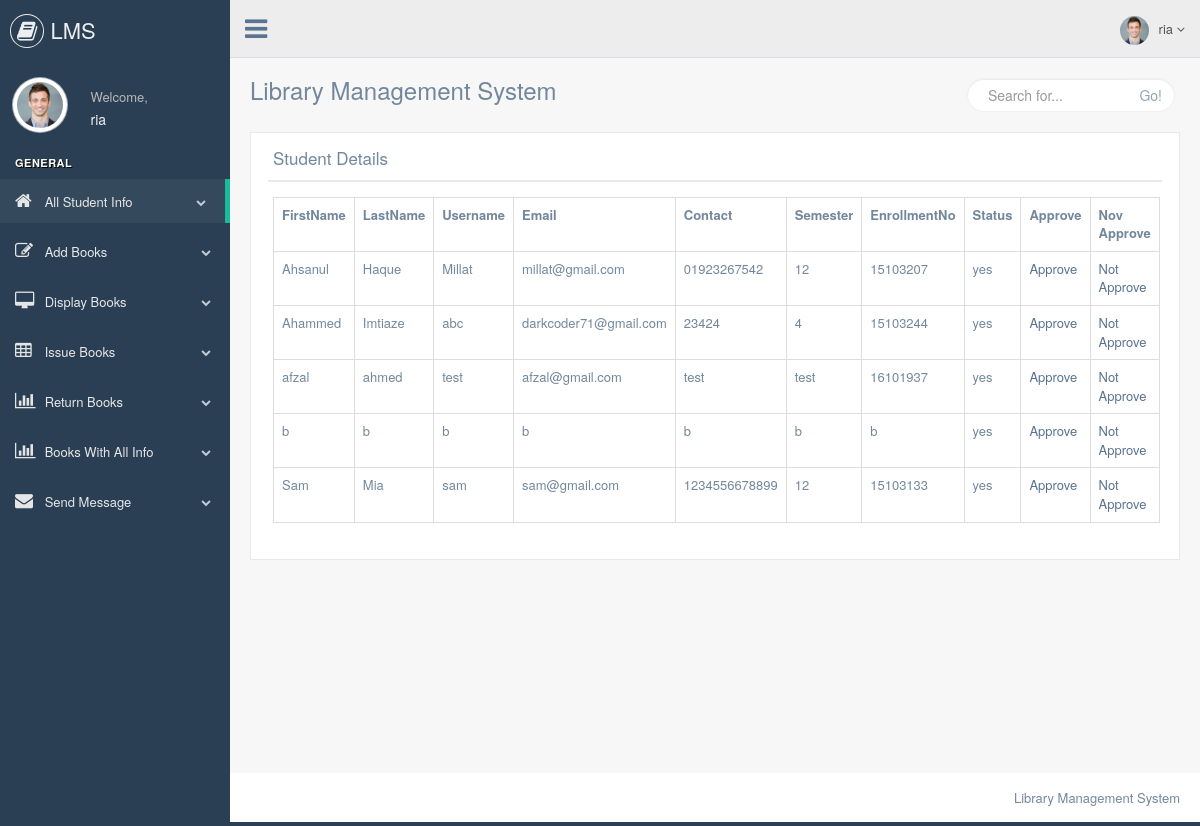
Page /librarian/display_student_info.php (signed in) on the committed database.
### tables this page shows
CREATE TABLE `student_registration` (
  `id` int(34) NOT NULL,
  `firstname` text NOT NULL,
  `lastname` text NOT NULL,
  `username` text NOT NULL,
  `password` text NOT NULL,
  `email` text NOT NULL,
  `contact` text NOT NULL,
  `sem` text NOT NULL,
  `enrollmentno` text NOT NULL,
  `status` varchar(3) NOT NULL
);

### librarian/display_student_info.php (the view, shortened to what this page needs)
<?php
include "header.php";
    ?>
    <?php
include "connection.php";
?>
<div class="right_col" role="main">
    <div class="">
        <div class="page-title">
            <div class="title_left">
                <h3>Library Management System</h3>
            </div>
            <div class="title_right">
                <div class="col-md-5 col-sm-5 col-xs-12 form-group pull-right top_search">
                    <div class="input-group">
                        <input type="text" class="form-control" placeholder="Search for...">
                        <span class="input-group-btn">
                            <button class="btn btn-default" type="button">Go!</button>
                        </span>
                    </div>
                </div>
            </div>
        </div>
        <div class="clearfix"></div>
        <div class="row" style="min-height:500px">
            <div class="col-md-12 col-sm-12 col-xs-12">
                <div class="x_panel">
                    <div class="x_title">
                        <h2>Student Details</h2>
                        <div class="clearfix"></div>
                    </div>
                    <div class="x_content">
                        <?php
                        $res = mysqli_query($link, "select * from student_registration");
                        echo "<table class='table table-bordered'>";
                        echo "<tr>";
                        echo "<th>"; echo "FirstName"; echo "</th>";
                        echo "<th>"; echo "LastName"; echo "</th>";
                        echo "<th>"; echo "Username"; echo "</th>";
                        echo "<th>"; echo "Email"; echo "</th>";
                        echo "<th>"; echo "Contact"; echo "</th>";
                        echo "<th>"; echo "Semester"; echo "</th>";
                        echo "<th>"; echo "EnrollmentNo"; echo "</th>";
                        echo "<th>"; echo "Status"; echo "</th>";
                        echo "<th>"; echo "Approve"; echo "</th>";
                        echo "<th>"; echo "Nov Approve"; echo "</th>";
                        echo "</tr>";
                        while($row = mysqli_fetch_array($res)){
                            echo "<tr>";
                            echo "<td>"; echo $row['firstname']; echo "</td>";
                            echo "<td>"; echo $row['lastname']; echo "</td>";
                            echo "<td>"; echo $row['username']; echo "</td>";
                            echo "<td>"; echo $row['email']; echo "</td>";
                            echo "<td>"; echo $row['contact']; echo "</td>";
                            echo "<td>"; echo $row['sem']; echo "</td>";
                            echo "<td>"; echo $row['enrollmentno']; echo "</td>";
                            echo "<td>"; echo $row['status']; echo "</td>";
                            echo "<td>";?> <a href="approve.php?id=<?php echo $row['id']; ?>">Approve</a> <?php  echo "</td>";
                            echo "<td>";?> <a href="notapprove.php?id=<?php echo $row['id']; ?>">Not Approve</a> <?php  echo "</td>";
                            echo "</tr>";
                        }
                        echo "</table>";
                        ?>
                    </div>
                </div>
            </div>
        </div>
    </div>
</div>
<?php include "footer.php"; ?>

### rows in the picture
student_registration: firstname "Ahsanul", lastname "Haque", username "Millat", email "millat@gmail.com", contact "01923267542", sem "12", enrollmentno "15103207", status "yes"
student_registration: firstname "Ahammed", lastname "Imtiaze", username "abc", email "darkcoder71@gmail.com", contact "23424", sem "4", enrollmentno "15103244", status "yes"
student_registration: firstname "afzal", lastname "ahmed", username "test", email "afzal@gmail.com", contact "test", sem "test", enrollmentno "16101937", status "yes"
student_registration: firstname "b", lastname "b", username "b", email "b", contact "b", sem "b", enrollmentno "b", status "yes"
student_registration: firstname "Sam", lastname "Mia", username "sam", email "sam@gmail.com", contact "1234556678899", sem "12", enrollmentno "15103133", status "yes"

### other values in the picture
$_SESSION['librarian'] "ria"
